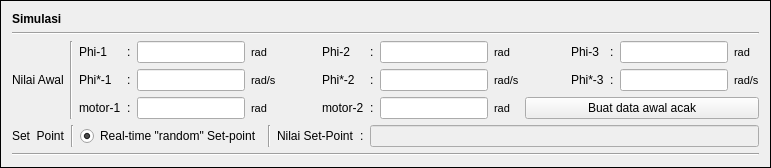
             <widget class="QFrame" name="frame_4">
              <property name="sizePolicy">
               <sizepolicy hsizetype="Preferred" vsizetype="Maximum">
                <horstretch>0</horstretch>
                <verstretch>0</verstretch>
               </sizepolicy>
              </property>
              <property name="frameShape">
               <enum>QFrame::Box</enum>
              </property>
              <property name="frameShadow">
               <enum>QFrame::Plain</enum>
              </property>
              <layout class="QVBoxLayout" name="verticalLayout_8">
               <item>
                <layout class="QVBoxLayout" name="verticalLayout_4">
                 <item>
                  <widget class="QLabel" name="label_49">
                   <property name="sizePolicy">
                    <sizepolicy hsizetype="Preferred" vsizetype="Maximum">
                     <horstretch>0</horstretch>
                     <verstretch>0</verstretch>
                    </sizepolicy>
                   </property>
                   <property name="font">
                    <font>
                     <weight>75</weight>
                     <bold>true</bold>
                    </font>
                   </property>
                   <property name="text">
                    <string>Simulasi</string>
                   </property>
                  </widget>
                 </item>
                 <item>
                  <widget class="Line" name="line_5">
                   <property name="orientation">
                    <enum>Qt::Horizontal</enum>
                   </property>
                  </widget>
                 </item>
                 <item>
                  <layout class="QHBoxLayout" name="horizontalLayout">
                   <item>
                    <widget class="QLabel" name="label_50">
                     <property name="text">
                      <string>Nilai Awal</string>
                     </property>
                    </widget>
                   </item>
                   <item>
                    <widget class="Line" name="line_6">
                     <property name="orientation">
                      <enum>Qt::Vertical</enum>
                     </property>
                    </widget>
                   </item>
                   <item>
                    <layout class="QGridLayout" name="gridLayout_4">
                     <item row="1" column="7">
                      <widget class="QLineEdit" name="input_x0_5"/>
                     </item>
                     <item row="1" column="11">
                      <widget class="QLabel" name="label_18">
                       <property name="text">
                        <string>:</string>
                       </property>
                      </widget>
                     </item>
                     <item row="1" column="10">
                      <widget class="QLabel" name="label_17">
                       <property name="font">
                        <font>
                         <weight>50</weight>
                         <italic>false</italic>
                         <bold>false</bold>
                        </font>
                       </property>
                       <property name="text">
                        <string>Phi*-3</string>
                       </property>
                      </widget>
                     </item>
                     <item row="1" column="6">
                      <widget class="QLabel" name="label_14">
                       <property name="text">
                        <string>:</string>
                       </property>
                      </widget>
                     </item>
                     <item row="1" column="12">
                      <widget class="QLineEdit" name="input_x0_6"/>
                     </item>
                     <item row="2" column="0">
                      <widget class="QLabel" name="label_15">
                       <property name="font">
                        <font>
                         <weight>50</weight>
                         <italic>false</italic>
                         <bold>false</bold>
                        </font>
                       </property>
                       <property name="text">
                        <string>motor-1</string>
                       </property>
                      </widget>
                     </item>
                     <item row="2" column="1">
                      <widget class="QLabel" name="label_16">
                       <property name="text">
                        <string>:</string>
                       </property>
                      </widget>
                     </item>
                     <item row="0" column="5">
                      <widget class="QLabel" name="label_7">
                       <property name="font">
                        <font>
                         <weight>50</weight>
                         <italic>false</italic>
                         <bold>false</bold>
                        </font>
                       </property>
                       <property name="text">
                        <string>Phi-2</string>
                       </property>
                      </widget>
                     </item>
                     <item row="0" column="7">
                      <widget class="QLineEdit" name="input_x0_2"/>
                     </item>
                     <item row="0" column="10">
                      <widget class="QLabel" name="label_9">
                       <property name="font">
                        <font>
                         <weight>50</weight>
                         <italic>false</italic>
                         <bold>false</bold>
                        </font>
                       </property>
                       <property name="text">
                        <string>Phi-3</string>
                       </property>
                      </widget>
                     </item>
                     <item row="0" column="1">
                      <widget class="QLabel" name="label_6">
                       <property name="text">
                        <string>:</string>
                       </property>
                      </widget>
                     </item>
                     <item row="0" column="6">
                      <widget class="QLabel" name="label_8">
                       <property name="text">
                        <string>:</string>
                       </property>
                      </widget>
                     </item>
                     <item row="0" column="2">
                      <widget class="QLineEdit" name="input_x0_1"/>
                     </item>
                     <item row="0" column="11">
                      <widget class="QLabel" name="label_10">
                       <property name="text">
                        <string>:</string>
                       </property>
                      </widget>
                     </item>
                     <item row="2" column="7">
                      <widget class="QLineEdit" name="input_x0_8"/>
                     </item>
                     <item row="2" column="6">
                      <widget class="QLabel" name="label_20">
                       <property name="text">
                        <string>:</string>
                       </property>
                      </widget>
                     </item>
                     <item row="2" column="5">
                      <widget class="QLabel" name="label_19">
                       <property name="font">
                        <font>
                         <weight>50</weight>
                         <italic>false</italic>
                         <bold>false</bold>
                        </font>
                       </property>
                       <property name="text">
                        <string>motor-2</string>
                       </property>
                      </widget>
                     </item>
                     <item row="1" column="1">
                      <widget class="QLabel" name="label_12">
                       <property name="text">
                        <string>:</string>
                       </property>
                      </widget>
                     </item>
                     <item row="1" column="0">
                      <widget class="QLabel" name="label_11">
                       <property name="font">
                        <font>
                         <weight>50</weight>
                         <italic>false</italic>
                         <bold>false</bold>
                        </font>
                       </property>
                       <property name="text">
                        <string>Phi*-1</string>
                       </property>
                      </widget>
                     </item>
                     <item row="1" column="5">
                      <widget class="QLabel" name="label_13">
                       <property name="font">
                        <font>
                         <weight>50</weight>
                         <italic>false</italic>
                         <bold>false</bold>
                        </font>
                       </property>
                       <property name="text">
                        <string>Phi*-2</string>
                       </property>
                      </widget>
                     </item>
                     <item row="0" column="12">
                      <widget class="QLineEdit" name="input_x0_3"/>
                     </item>
                     <item row="1" column="2">
                      <widget class="QLineEdit" name="input_x0_4"/>
                     </item>
                     <item row="0" column="0">
                      <widget class="QLabel" name="label_5">
                       <property name="font">
                        <font>
                         <weight>50</weight>
                         <italic>false</italic>
                         <bold>false</bold>
                        </font>
                       </property>
                       <property name="text">
                        <string>Phi-1</string>
                       </property>
                      </widget>
                     </item>
                     <item row="2" column="2">
                      <widget class="QLineEdit" name="input_x0_7"/>
                     </item>
                     <item row="0" column="3">
                      <widget class="QLabel" name="label_67">
                       <property name="font">
                        <font>
                         <pointsize>8</pointsize>
                         <kerning>true</kerning>
                        </font>
                       </property>
                       <property name="text">
                        <string>rad</string>
                       </property>
                      </widget>
                     </item>
                     <item row="1" column="3">
                      <widget class="QLabel" name="label_70">
                       <property name="font">
                        <font>
                         <pointsize>8</pointsize>
                         <kerning>true</kerning>
                        </font>
                       </property>
                       <property name="text">
                        <string>rad/s</string>
                       </property>
                      </widget>
                     </item>
                     <item row="0" column="8">
                      <widget class="QLabel" name="label_68">
                       <property name="font">
                        <font>
                         <pointsize>8</pointsize>
                         <kerning>true</kerning>
                        </font>
                       </property>
                       <property name="text">
                        <string>rad</string>
                       </property>
                      </widget>
                     </item>
                     <item row="0" column="13">
                      <widget class="QLabel" name="label_69">
                       <property name="font">
                        <font>
                         <pointsize>8</pointsize>
                         <kerning>true</kerning>
                        </font>
                       </property>
                       <property name="text">
                        <string>rad</string>
                       </property>
                      </widget>
                     </item>
                     <item row="1" column="8">
                      <widget class="QLabel" name="label_71">
                       <property name="font">
                        <font>
                         <pointsize>8</pointsize>
                         <kerning>true</kerning>
                        </font>
                       </property>
                       <property name="text">
                        <string>rad/s</string>
                       </property>
                      </widget>
                     </item>
                     <item row="1" column="13">
                      <widget class="QLabel" name="label_72">
                       <property name="font">
                        <font>
                         <pointsize>8</pointsize>
                         <kerning>true</kerning>
                        </font>
                       </property>
                       <property name="text">
                        <string>rad/s</string>
                       </property>
                      </widget>
                     </item>
                     <item row="2" column="3">
                      <widget class="QLabel" name="label_73">
                       <property name="font">
                        <font>
                         <pointsize>8</pointsize>
                         <kerning>true</kerning>
                        </font>
                       </property>
                       <property name="text">
                        <string>rad</string>
                       </property>
                      </widget>
                     </item>
                     <item row="2" column="8">
                      <widget class="QLabel" name="label_74">
                       <property name="font">
                        <font>
                         <pointsize>8</pointsize>
                         <kerning>true</kerning>
                        </font>
                       </property>
                       <property name="text">
                        <string>rad</string>
                       </property>
                      </widget>
                     </item>
                     <item row="0" column="4">
                      <spacer name="horizontalSpacer_11">
                       <property name="orientation">
                        <enum>Qt::Horizontal</enum>
                       </property>
                       <property name="sizeHint" stdset="0">
                        <size>
                         <width>40</width>
                         <height>20</height>
                        </size>
                       </property>
                      </spacer>
                     </item>
                     <item row="2" column="4">
                      <spacer name="horizontalSpacer_13">
                       <property name="orientation">
                        <enum>Qt::Horizontal</enum>
                       </property>
                       <property name="sizeHint" stdset="0">
                        <size>
                         <width>40</width>
                         <height>20</height>
                        </size>
                       </property>
                      </spacer>
                     </item>
                     <item row="1" column="4">
                      <spacer name="horizontalSpacer_12">
                       <property name="orientation">
                        <enum>Qt::Horizontal</enum>
                       </property>
                       <property name="sizeHint" stdset="0">
                        <size>
                         <width>40</width>
                         <height>20</height>
                        </size>
                       </property>
                      </spacer>
                     </item>
                     <item row="0" column="9">
                      <spacer name="horizontalSpacer_14">
                       <property name="orientation">
                        <enum>Qt::Horizontal</enum>
                       </property>
                       <property name="sizeHint" stdset="0">
                        <size>
                         <width>40</width>
                         <height>20</height>
                        </size>
                       </property>
                      </spacer>
                     </item>
                     <item row="1" column="9">
                      <spacer name="horizontalSpacer_15">
                       <property name="orientation">
                        <enum>Qt::Horizontal</enum>
                       </property>
                       <property name="sizeHint" stdset="0">
                        <size>
                         <width>40</width>
                         <height>20</height>
                        </size>
                       </property>
                      </spacer>
                     </item>
                     <item row="2" column="9" colspan="5">
                      <widget class="QPushButton" name="pushButton_random_state">
                       <property name="text">
                        <string>Buat data awal acak</string>
                       </property>
                      </widget>
                     </item>
                    </layout>
                   </item>
                  </layout>
                 </item>
                 <item>
                  <layout class="QHBoxLayout" name="horizontalLayout_2">
                   <item>
                    <widget class="QLabel" name="label_51">
                     <property name="text">
                      <string>Set  Point</string>
                     </property>
                    </widget>
                   </item>
                   <item>
                    <widget class="Line" name="line_7">
                     <property name="orientation">
                      <enum>Qt::Vertical</enum>
                     </property>
                    </widget>
                   </item>
                   <item>
                    <layout class="QHBoxLayout" name="horizontalLayout_18">
                     <item>
                      <widget class="QRadioButton" name="radioButton_random">
                       <property name="text">
                        <string>Real-time &quot;random&quot; Set-point</string>
                       </property>
                       <property name="checked">
                        <bool>true</bool>
                       </property>
                      </widget>
                     </item>
                     <item>
                      <widget class="Line" name="line">
                       <property name="orientation">
                        <enum>Qt::Vertical</enum>
                       </property>
                      </widget>
                     </item>
                     <item>
                      <widget class="QLabel" name="label_33">
                       <property name="text">
                        <string>Nilai Set-Point</string>
                       </property>
                      </widget>
                     </item>
                     <item>
                      <widget class="QLabel" name="label_34">
                       <property name="text">
                        <string>:</string>
                       </property>
                      </widget>
                     </item>
                     <item>
                      <widget class="QLineEdit" name="input_setpoint">
                       <property name="enabled">
                        <bool>false</bool>
                       </property>
                      </widget>
                     </item>
                    </layout>
                   </item>
                  </layout>
                 </item>
                 <item>
                  <widget class="Line" name="line_8">
                   <property name="orientation">
                    <enum>Qt::Horizontal</enum>
                   </property>
                  </widget>
                 </item>
                </layout>
               </item>
              </layout>
             </widget>
